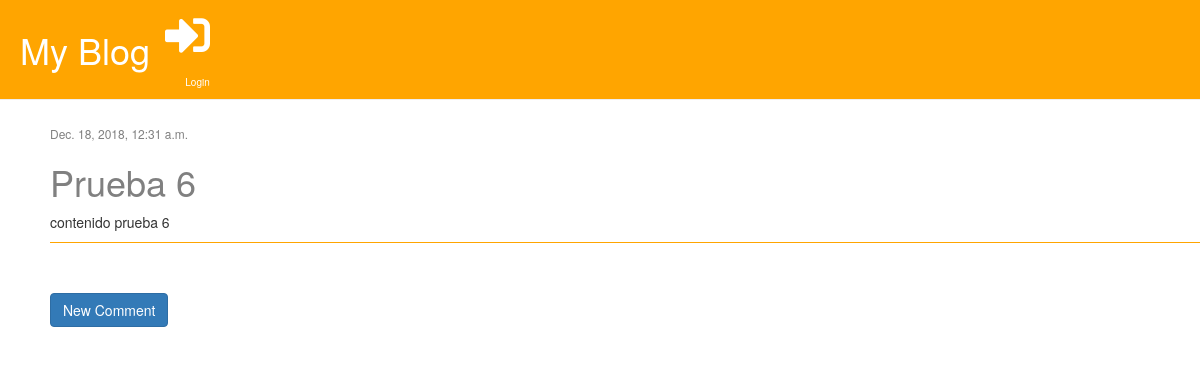
/post/5/, run on an earlier commit of the app's database.
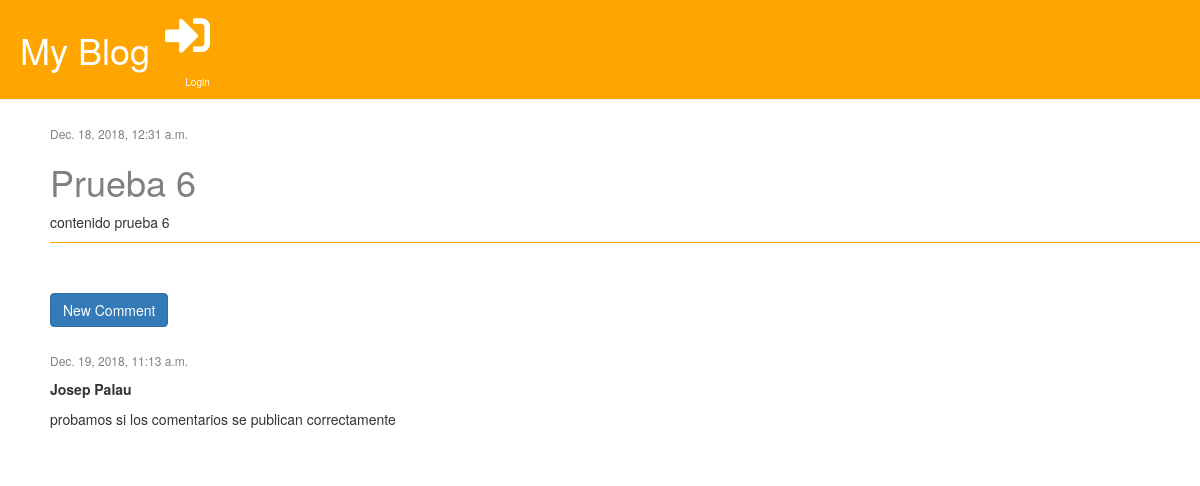
And on a later commit of the database.
### blog/models.py (models this page shows, shortened)
class Comment(models.Model):
    post = models.ForeignKey('blog.Post', on_delete=models.CASCADE, related_name = 'comments')
    author = models.CharField(max_length=200)
    text = models.TextField()
    created_date = models.DateTimeField(default=timezone.now)
    approved = models.BooleanField(default=False)

### blog/views.py (the view)
# urls.py: path('post/<int:pk>/', views.post_detail, name='post_detail'),
def post_detail(request, pk):
    post = get_object_or_404(Post, pk=pk)
    post.visits += 1
    post.save()
    stuff_frontend = {'post': post}
    return render(request, 'blog/post_detail.html', stuff_frontend)

### blog/templates/blog/post_detail.html (shortened to what this page needs)
{% extends 'blog/base.html' %}
{% block content %}
        <div class="post">
            <div class="date">
                {% if post.published_date %}
                    {{ post.published_date }}
                {% endif %}
            </div>
             <h1>{{ post.title }}</h1>
             <p>{{ post.post_text }}</p>
        </div>
        <div>
            <a href="{% url 'add_comment' pk=post.pk %}" class="btn btn-primary" style="margin-bottom:25px">New Comment</a>
        </div>
          {% for comment in post.comments.all %}
            <div>
                {% if user.is_authenticated or comment.approved %}
                    <div class="date">
                        <p>{{comment.created_date}}</p>
                    </div>
                    <p><strong>{{comment.author}}</strong></p>
                    <p>{{comment.text}}</p>
                    <br>
                {% endif %}
            </div>
            {% empty %}
            <p>No comments yet...</p>
          {% endfor %}
{% endblock %}

What changed in the data, as far as the page shows it:
now on this page (row edited): Comment: created_date "Dec. 19, 2018, 11:13 a.m.", author "Josep Palau", text "probamos si los comentarios se publican correctamente"
